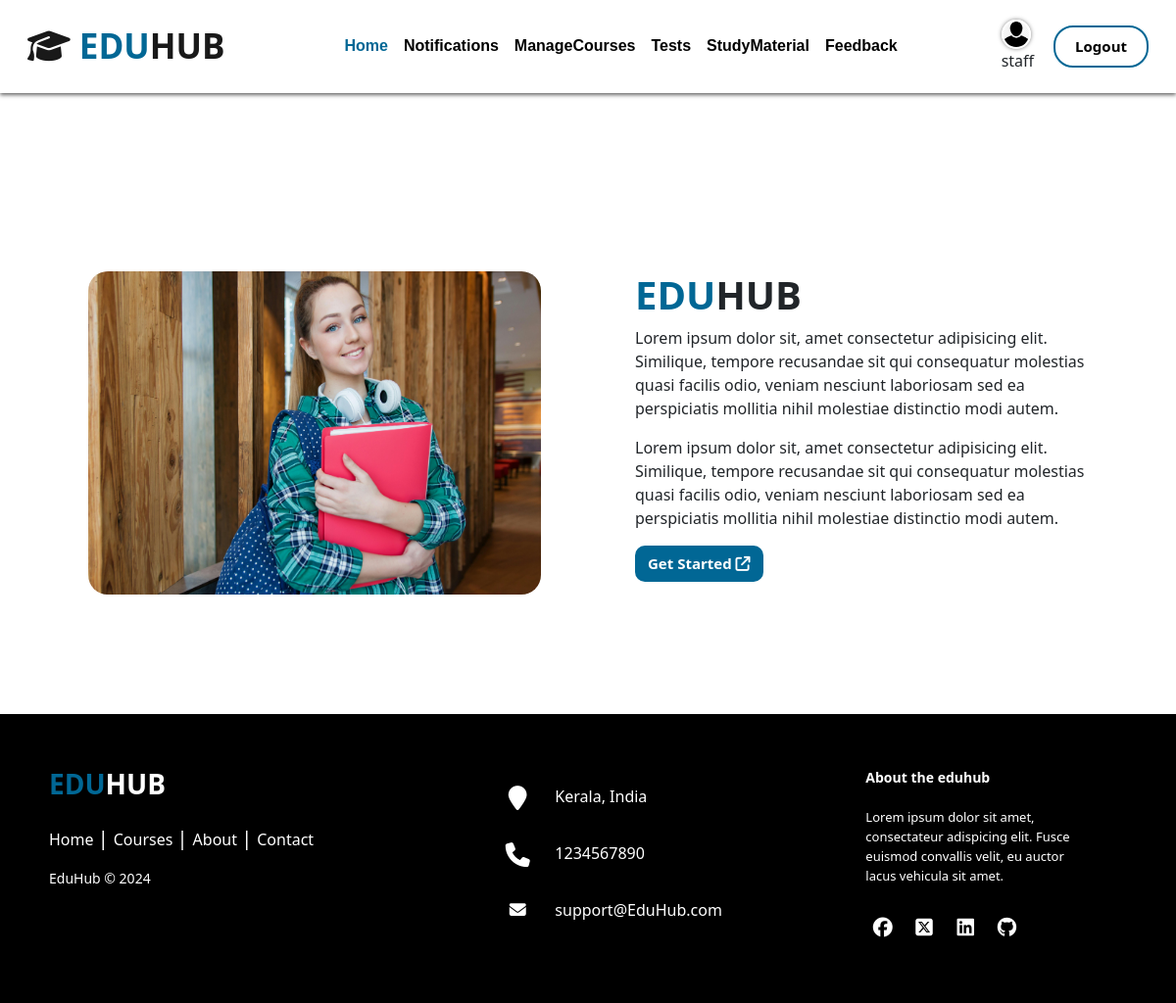
Screenshot of /about/ (signed in) with the database file from the repository.
### account/models.py (models this page shows)
class CustomUser(AbstractUser):
    is_staff = models.BooleanField(default=False)
    is_student = models.BooleanField(default=False)
    profile_image = models.ImageField(upload_to='profile_images/', blank=True, null=True)

### home/views.py (the view)
# urls.py: path('about/', about, name='about'),
def about(request):
    return render(request,'home_templates/about.html')

### templates/home_templates/about.html (shortened to what this page needs)
{% extends 'base.html' %}
{% load static %}
{% block content %}
<div class="container mt-5 p-4 about">
    <div>
        <h2>About Us</h2>
    </div>
    <div class="row">
        <div class="col-md-6 p-5">
            <img
                src="{% static 'images/about-us.jpg' %}"
                style="height: 330px; width: 500px; border-radius: 20px;"
                class="img-fluid"
                alt=""
            />
        </div>
        <div class="col-md-6 p-5">
            <h1 style="font-weight: bold"><span style="color: #016795; font-weight: bold">EDU</span>HUB</h1>
            <p>
                Lorem ipsum dolor sit, amet consectetur adipisicing elit. Similique, tempore recusandae sit qui
                consequatur molestias quasi facilis odio, veniam nesciunt laboriosam sed ea perspiciatis mollitia nihil
                molestiae distinctio modi autem.
            </p>
            <p>
                Lorem ipsum dolor sit, amet consectetur adipisicing elit. Similique, tempore recusandae sit qui
                consequatur molestias quasi facilis odio, veniam nesciunt laboriosam sed ea perspiciatis mollitia nihil
                molestiae distinctio modi autem.
            </p>
            <a href="{% url 'login' %}" class="btn btn-custom-3"
                >Get Started <span><i class="fa-solid fa-arrow-up-right-from-square"></i></span
            ></a>
        </div>
    </div>
</div>
{% endblock %}

### templates/base.html (shortened to what this page needs)
<!DOCTYPE html>
<html lang="en">
    <head>
        <link
            href="https://cdn.jsdelivr.net/npm/bootstrap@5.0.2/dist/css/bootstrap.min.css"
            rel="stylesheet"
        />
        <link rel="stylesheet" href="https://cdnjs.cloudflare.com/ajax/libs/font-awesome/6.5.1/css/all.min.css">
        {% load static %}
        <link rel="stylesheet" href="{% static 'css/styless.css' %}">
    </head>
    <body>
      <div class="hero-section">
        <nav class="navbar navbar-expand-lg navbar-light p-3 w-100 sticky-top bg-white">
            <div class="container-fluid">
                <a class="navbar-brand" href="/"><i class="fa-solid fa-graduation-cap"></i><span> EDU</span>HUB</a>
                {% if user.is_authenticated %}
                {% if user.is_staff %}
                <div class="collapse navbar-collapse justify-content-lg-center" id="navbarSupportedContent">
                    <ul class="navbar-nav  mb-2 mb-lg-0">
                        <li class="nav-item">
                            <a class="nav-link active" aria-current="page" href="{% url 'staff_dashboard' %}" style="color:#016795;">Home</a>
                        </li>
                        <li class="nav-item">
                          <a class="nav-link" href="{% url 'notifications' %}">Notifications</a>
                      </li>
                        <li class="nav-item">
                          <a class="nav-link" href="{% url 'manage_courses' %}">ManageCourses</a>
                      </li>
                        <li class="nav-item">
                          <a class="nav-link" href="{% url 'question_list' %}">Tests</a>
                      </li>
                    <li class="nav-item">
                      <a class="nav-link" href="#">StudyMaterial</a>
                  </li>
                  <li class="nav-item">
                    <a class="nav-link" href="{% url 'staff_feedback' %}">Feedback</a>
                </li>
                    </ul>
                  </div>
                  <div style="margin-right: 20px;">
                    {% if user.profile_image %}
                        <a href="{% url 'edit_staff_details' user_id=user.id %}">
                            <img src="{{ user.profile_image.url }}" alt="Profile Image" class="profile-image">
                        </a>
                    {% endif %}
                    <br>
                    <span>{{ user.username }}</span>
                </div>
                  {% endif %}
                  <a href="{% url 'logout' %}" class="btn btn-custom">Logout</a>
            {% endif %}
            </div>
        </nav>
    </div>
    {% block content %} {% endblock %}
    <footer class="footer-distributed mt-4">
      <div class="footer-left">
        <h3 style="font-weight: bold;"><span style="font-weight: bold;">EDU</span>HUB</h3>
        <p class="footer-links">
          <a href="{% url 'home' %}" class="link-1">Home</a>
          <a href="#courses">Courses</a>
          <a href="#about">About</a>
          <a href="#contact">Contact</a>
        </p>
        <p class="footer-company-name">EduHub © 2024</p>
      </div>
      <div class="footer-center">
        <div>
          <i class="fa fa-map-marker"></i>
          <p>Kerala, India</p>
        </div>
        <div>
          <i class="fa fa-phone"></i>
          <p>1234567890</p>
        </div>
        <div>
          <i class="fa fa-envelope"></i>
          <p><a href="#">support@EduHub.com</a></p>
        </div>
      </div>
      <div class="footer-right">
        <p class="footer-company-about">
          <span>About the eduhub</span>
          Lorem ipsum dolor sit amet, consectateur adispicing elit. Fusce euismod convallis velit, eu auctor lacus vehicula sit amet.
        </p>
        <div class="footer-icons">
          <a href="#"><i class="fa-brands fa-facebook"></i></a>
          <a href="#"><i class="fa-brands fa-square-x-twitter"></i></a>
          <a href="#"><i class="fa-brands fa-linkedin"></i></a>
          <a href="#"><i class="fa-brands fa-github"></i></a>
        </div>
      </div>
    </footer>
      </body>
      </html>
    </body>
</html>

### static/css/styless.css (style rules this page uses)
body { padding-top: 95px; }
.navbar { box-shadow: 0 2px 4px rgba(0, 0, 0, 0.6); }
.navbar-light .navbar-nav .nav-link { color: #000; font-size: 16px; line-height: 24px; font-family: "Poppins", sans-serif; }
.navbar-brand { color: #000; font-size: 35px; font-weight: bold; }
.navbar-brand span { color: #016795; font-size: 35px; font-weight: bold; }
.nav-item a { font-size: 20px; font-weight: bold; }
.sticky-top { position: fixed; top: 0; width: 100%; z-index: 1000; }
.btn-custom { color: black; font-size: 15px; font-weight: bold; line-height: 19px; border: 2px solid #016795; border-radius: 20px; padding: 10px 20px; }
.btn-custom-3 { color: #fff; font-size: 15px; font-weight: bold; background-color: #016795; border-radius: 10px; }
.about { margin: 50px auto; padding: 20px; }
h2 { text-align: center; margin-bottom: 20px; color: #fff; font-size: 35px; font-weight: bold; }
.profile-image { width: 30px; height: 30px; border-radius: 50%; border: 2px solid #fff; box-shadow: 0 0 4px rgba(0, 0, 0, 0.5); }
.img-fluid { transition: transform 0.3s ease; }
.footer-distributed { background: #000; box-shadow: 0 1px 1px 0 rgba(0, 0, 0, 0.12); box-sizing: border-box; width: 100%; text-align: left; font: bold 16px; padding: 55px 50px; }
.footer-distributed .footer-left, .footer-distributed .footer-center, .footer-distributed .footer-right { display: inline-block; vertical-align: top; }
.footer-distributed .footer-left { width: 40%; }
.footer-distributed h3 { color: #ffffff; margin: 0; }
.footer-distributed h3 span { color: #016795; }
.footer-distributed .footer-links { color: #ffffff; margin: 20px 0 12px; padding: 0; }
.footer-distributed .footer-links a { display: inline-block; line-height: 1.8; font-weight: 400; text-decoration: none; color: inherit; }
.footer-distributed .footer-company-name { color: #fff; font-size: 14px; font-weight: normal; margin: 0; }
.footer-distributed .footer-center { width: 35%; }
.footer-distributed .footer-center i { background-color: #000; color: #ffffff; font-size: 25px; width: 38px; height: 38px; border-radius: 50%; text-align: center; line-height: 42px; margin: 10px 15px; vertical-align: middle; }
.footer-distributed .footer-center i.fa-envelope { font-size: 17px; line-height: 38px; }
.footer-distributed .footer-center p { display: inline-block; color: #ffffff; font-weight: 400; vertical-align: middle; margin: 0; }
.footer-distributed .footer-center p a { color: #fff; text-decoration: none; }
.footer-distributed .footer-links a:before { content: "|"; font-weight: 300; font-size: 20px; left: 0; color: #fff; display: inline-block; padding-right: 5px; }
.footer-distributed .footer-links .link-1:before { content: none; }
.footer-distributed .footer-right { width: 20%; }
.footer-distributed .footer-company-about { line-height: 20px; color: #fff; font-size: 13px; font-weight: normal; margin: 0; }
.footer-distributed .footer-company-about span { display: block; color: #ffffff; font-size: 14px; font-weight: bold; margin-bottom: 20px; }
.footer-distributed .footer-icons { margin-top: 25px; }
.footer-distributed .footer-icons a { display: inline-block; width: 35px; height: 35px; cursor: pointer; background-color: #000; border-radius: 2px; font-size: 20px; color: #ffffff; text-align: center; line-height: 35px; margin-right: 3px; margin-bottom: 5px; }

### rows the page displays
CustomUser: profile_image (picture), username "staff"
